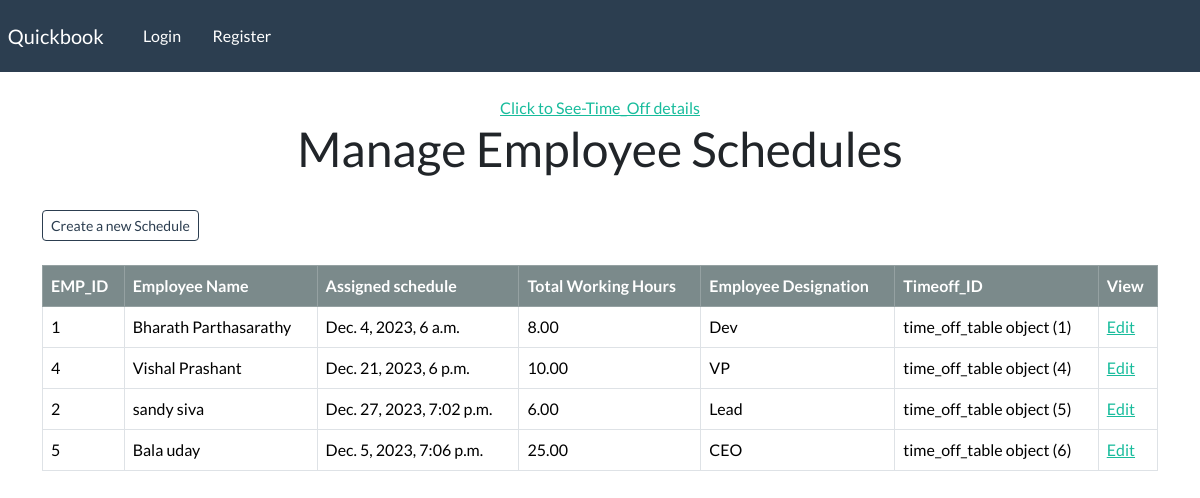
The app's page /manage-schedule with its own data.
### webapp/models.py (models this page shows)
class schedule_table(models.Model):
    schedule_id=models.AutoField(primary_key=True)
    emp_id=models.ForeignKey(employee_record,on_delete=models.CASCADE, null=True)
    assigned_schedule=models.DateTimeField()
    total_hours=models.DecimalField(max_digits=5, decimal_places=2)
    emp_fname=models.CharField(max_length=100)
    emp_lname=models.CharField(max_length=100)
    emp_designation = models.CharField(max_length=100, null=True)
    timeoff_id=models.ForeignKey(time_off_table,on_delete=models.CASCADE, null=True)

class employee_record(models.Model):
    emp_id = models.AutoField(primary_key=True)
    emp_fname = models.CharField(max_length=100)
    emp_lname = models.CharField(max_length=100)
    emp_email = models.CharField(max_length=100)
    emp_phone = models.IntegerField()
    emp_address = models.CharField(max_length=250)
    emp_designation = models.CharField(max_length=100)
    def __str__(self):
        return str(self.emp_id)

class time_off_table(models.Model):
    Timeoff_id= models.AutoField(primary_key=True)
    timeoff_available= models.TextField()
    emp_fname=models.CharField(max_length=100)
    emp_lname=models.CharField(max_length=100)
    emp_id=models.ForeignKey(employee_record,on_delete=models.CASCADE, null=True)

### webapp/views.py (the view)
# urls.py: path('manage-schedule', views.manage_schedule, name="manage-schedule"),
def manage_schedule(request):
      my_records = schedule_table.objects.all()
      context = {'records1': my_records}
      return render(request, 'webapp/manageschedule.html', context=context)

### webapp/templates/webapp/manageschedule.html
{% extends 'webapp/base.html' %}
{% load crispy_forms_tags %}
{% block content %}
<!DOCTYPE html>
<html>
<body>
    <div class="text-center">
        <a href="{% url 'time-off' %}"> Click to See-Time_Off details </a>
        <br>
    <h1>Manage Employee Schedules</h1>
    <br>
    </div>
    <a class="btn btn-outline-primary btn-sm" href="{% url 'create-record-shcedule' %}">
        Create a new Schedule
    </a>
    <br>
    <br>
    <table class="table table-hover table-bordered">
        <thead class="table-dark">
            <tr>
                <th scope="col"> EMP_ID </th>
                <th scope="col"> Employee Name </th>
                <th scope="col"> Assigned schedule </th>
                <th scope="col"> Total Working Hours </th>
                <th scope="col"> Employee Designation </th>
                <th scope="col"> Timeoff_ID </th>
                <th scope="col"> View </th>
            </tr>
        </thead>
        <tbody>
        {% if records1 %}
            {% for record in records1 %}
                <tr>
                    <td> {{record.emp_id}} </td>
                    <td> {{record.emp_fname}} {{record.emp_lname}}</td>
                    <td> {{record.assigned_schedule}} </td>
                    <td> {{record.total_hours}} </td>
                    <td> {{record.emp_designation}} </td>
                    <td> {{record.timeoff_id}} </td>
                    <td> <a href="{% url 'update-create-record-shcedule' record.emp_id %}"> Edit </a> </td>
                </tr>
            {% endfor %}
        {% endif %}
        </tbody>
    </table>
</body>
</html>
{% endblock %}

### records on screen
schedule_table: emp_id "1", emp_fname "Bharath", emp_lname "Parthasarathy", assigned_schedule "Dec. 4, 2023, 6 a.m.", total_hours "8.00", emp_designation "Dev", timeoff_id "time_off_table object (1)"
schedule_table: emp_id "4", emp_fname "Vishal", emp_lname "Prashant", assigned_schedule "Dec. 21, 2023, 6 p.m.", total_hours "10.00", emp_designation "VP", timeoff_id "time_off_table object (4)"
schedule_table: emp_id "2", emp_fname "sandy", emp_lname "siva", assigned_schedule "Dec. 27, 2023, 7:02 p.m.", total_hours "6.00", emp_designation "Lead", timeoff_id "time_off_table object (5)"
schedule_table: emp_id "5", emp_fname "Bala", emp_lname "uday", assigned_schedule "Dec. 5, 2023, 7:06 p.m.", total_hours "25.00", emp_designation "CEO", timeoff_id "time_off_table object (6)"
